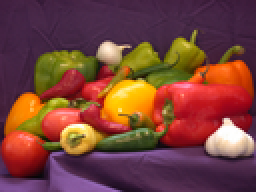
%> input picture Pics/peppers.png, 128 x 96 px, shrunk from 512 x 384 before the run (shown 2 times larger)
$ octave EDTest.m   (GNU Octave 9; MATLAB toolbox functions it lacks are replaced by stand-ins)
%> lines starting %> are read from the running program, lines starting %| are printed output that depends on the picture; in (x1, y1, x2, y2) boxes, pixels count from 0 and x2, y2 are one past the last pixel; in counts of white or black regions, pixels touching at a corner belong together; the program's own positions count from 1
### lib/genGreyImg.m
function greyImg = genGreyImg(filename)
    img = imread(filename);
    greyImg = repmat(round(0.3 * img(:, :, 1) + 0.59 * img(:, :, 2) + 0.11 * img(:, :, 3)), [1, 1, 3]);

end

### EdgeDetection/EDTest.m
addpath('..\lib')
addpath('..\KernelFcns\')
addpath('..\ImgRecoveryAlg\')

clear all
clc

filename = 'D:\MyDesktop\MMSC Materials\Case Study _ SC\Project_Image_Colourisation\ImageColourisationApp\Pics\peppers.png';

img = imread(filename);
%> img is the input picture: size 96x128x3 uint8; mean R, G, B 120.7, 66.4, 57.7
greyImg = genGreyImg(filename);
%> in genGreyImg, `greyImg = repmat(round(0.3 * img(:, :, 1) + 0.59 * img(:, :, 2) + 0.11..`:
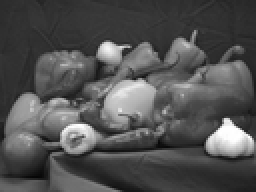
%> greyImg: size 96x128x3 uint8 (shown 2 times larger); min 6, max 255, mean 81.8

eg = edge(greyImg(:, :, 1), 'canny', .7);
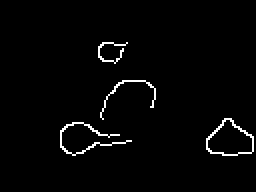
%> eg: size 96x128 logical (shown 2 times larger); 2.1% white in thin lines or dots, all inside (x1, y1, x2, y2) = (30, 21, 127, 78)

imshowpair(greyImg, eg, 'montage')
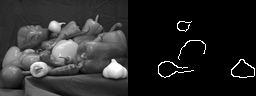
%> displayed picture: size 96x256x3, on the screen's scale of 0 to 255; min 0, max 255, mean 41.5

C_num_list = 1:30;

% [5 lines of commented-out code are left out]
greyImgSlice = greyImg(:, :, 1);
sz = size(greyImgSlice);
%> sz = [96 128]

e = [];
CHlist = [];

% [21 lines of commented-out code are left out]

temp = reshape(greyImgSlice, [], 1);
evaluation = evalclusters(double(temp),"kmeans","DaviesBouldin","KList",1:30)
plot(evaluation.CriterionValues)
xlim([1, 30])
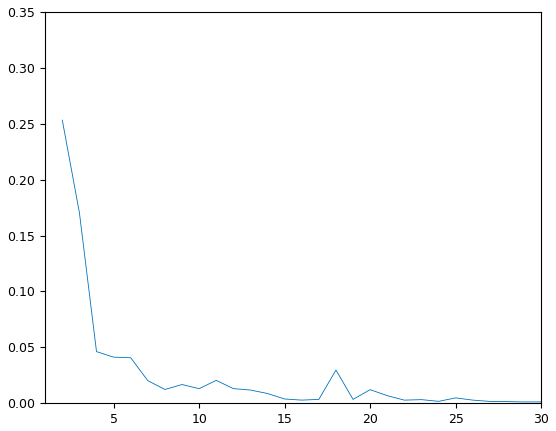
%> figure redrawn from the program's plot data; curve peaks at x = 2, y = 0.253
